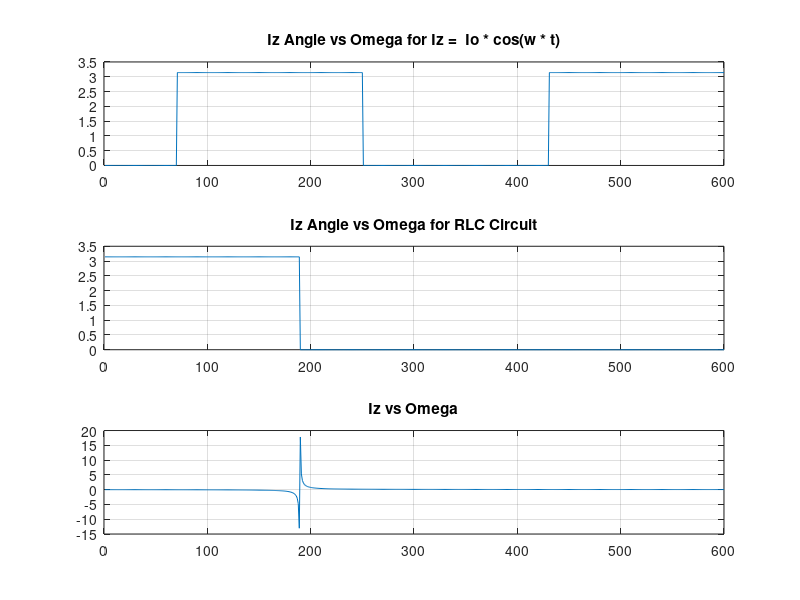

MATLAB code for this plot:
%omega = zeros(1,600);
%Iz = zeros(1,600);

omega = 1:600; 
deg2rad = pi / 180; 
theta = 20; 
Vo = 10; 
R = 100;
L = 0.4;
C = 3.0e-5; 
Io = 1; 

Iz = Io * cos((omega + theta) * deg2rad); 
subplot(3,1,1);
plot(omega, angle(Iz));
grid on;
title('Iz Angle vs Omega for Iz =  Io * cos(w * t)');

Iz = Vo ./ (R + (omega * L) - (omega * C).^(-1)); 
subplot(3,1,2);
plot(omega, angle(Iz));
grid on; 
title('Iz Angle vs Omega for RLC Circuit');

subplot(3,1,3);
plot(omega,Iz);
grid on; 
title('Iz vs Omega');

